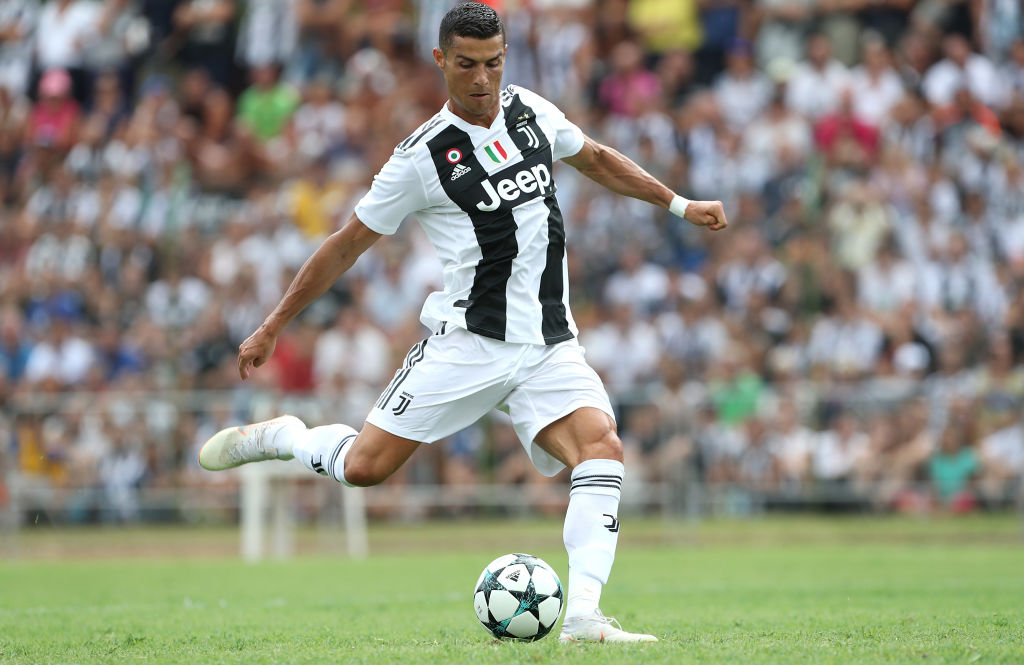
#> input picture src/images/ronaldo.jpg, 1024 x 665 px
$ python equalization.py
#> lines starting #> are read from the running program, lines starting #| are printed output that depends on the picture
### src/utils/media.py
import os


def get_image_path(path):
    script_dir = os.path.dirname(__file__)  # <-- absolute dir the script is in
    rel_path = "../images/" + path
    abs_file_path = os.path.join(script_dir, rel_path)
    return abs_file_path

### src/histograms/equalization.py
import cv2
import numpy as np
from ..utils.media import get_image_path

path = get_image_path('ronaldo.jpg')
img = cv2.imread(path, 0)
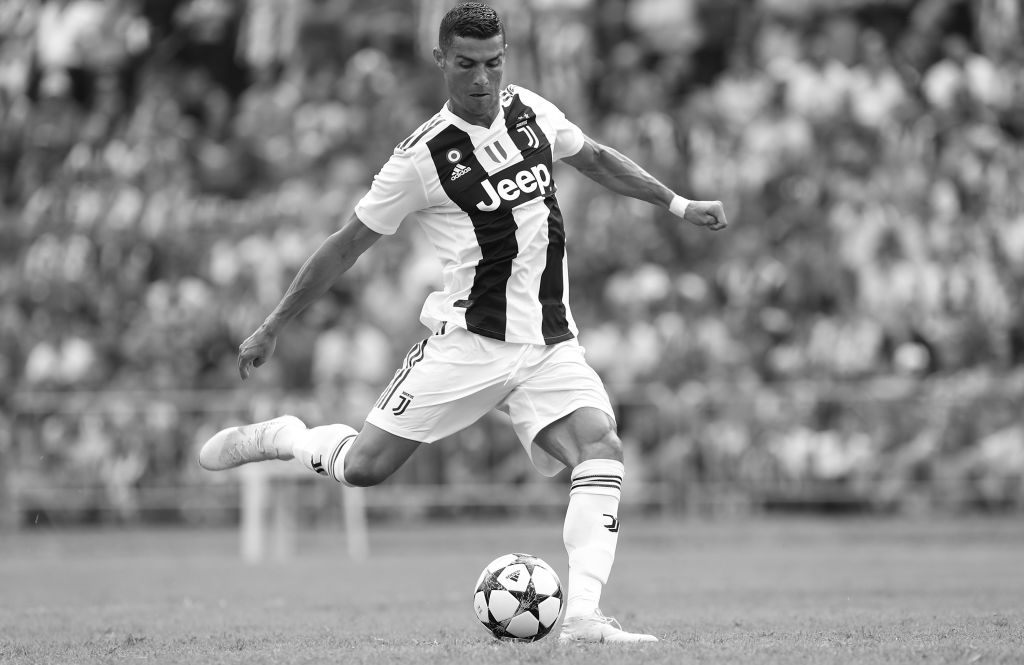
#> img: shape (665, 1024); min 0, max 255, mean 139.2
equ = cv2.equalizeHist(img)
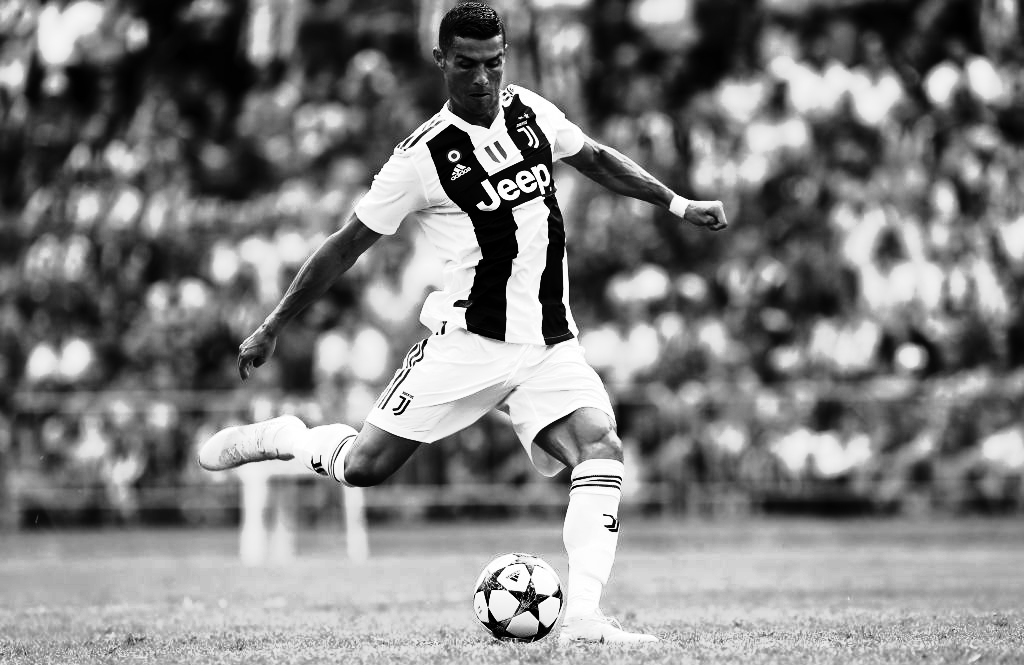
#> equ: shape (665, 1024); min 0, max 255, mean 128.3
res = np.hstack((img, equ))  # stacking images side-by-side
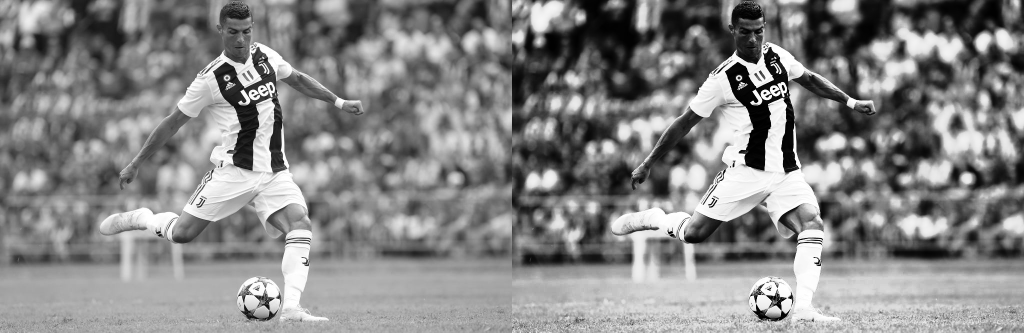
#> res: shape (665, 2048) (shown at 1/2 size); min 0, max 255, mean 133.8
cv2.imshow('res.png', res)

cv2.waitKey(0)
cv2.destroyAllWindows()
